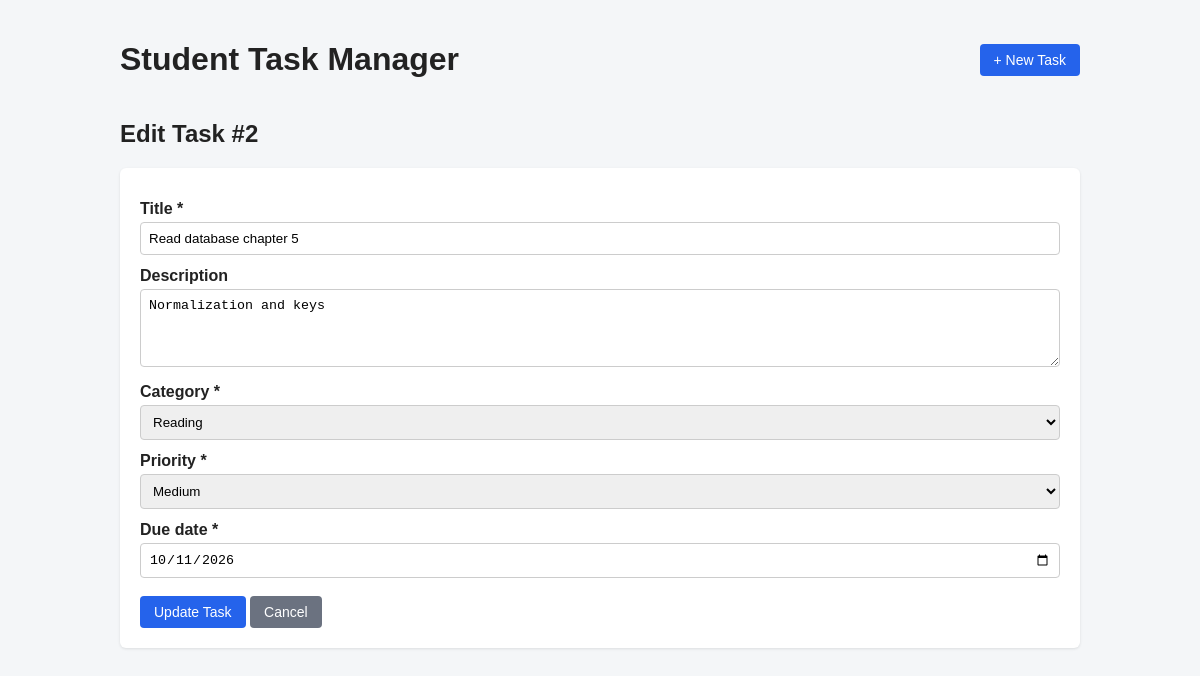
Page /edit.php?id=2 on the committed database.
### tables this page shows
CREATE TABLE tasks (
  id          INT NOT NULL AUTO_INCREMENT,           
  title       VARCHAR(150) NOT NULL,                 
  description TEXT NULL,                             
  category    VARCHAR(50)  NOT NULL,                 
  priority    VARCHAR(20)  NOT NULL,                 
  due_date    DATE NOT NULL,                         
  completed   TINYINT(1) NOT NULL DEFAULT 0,         
  created_at  TIMESTAMP NOT NULL DEFAULT CURRENT_TIMESTAMP,  
  PRIMARY KEY (id)
);

### functions.php (called while the page is built, shortened)
<?php
function e($value): string
{
    return htmlspecialchars((string) $value, ENT_QUOTES, 'UTF-8');
}
function find_task(PDO $pdo, int $id): ?array
{
    $stmt = $pdo->prepare('SELECT * FROM tasks WHERE id = :id');
    $stmt->execute([':id' => $id]);
    $task = $stmt->fetch();
    return $task ?: null;
}

### form.php (the view, shortened to what this page needs)
<form method="post" action="<?= e($formAction) ?>" class="card">
    <label for="title">Title *</label>
    <input type="text" id="title" name="title" maxlength="150"
           value="<?= e($task['title']) ?>">
    <label for="description">Description</label>
    <textarea id="description" name="description" rows="4"><?= e($task['description']) ?></textarea>
    <label for="category">Category *</label>
    <select id="category" name="category">
        <?php foreach (CATEGORIES as $cat): ?>
            <option value="<?= e($cat) ?>" <?= $task['category'] === $cat ? 'selected' : '' ?>>
                <?= e($cat) ?>
            </option>
        <?php endforeach; ?>
    </select>
    <label for="priority">Priority *</label>
    <select id="priority" name="priority">
        <?php foreach (PRIORITIES as $p): ?>
            <option value="<?= e($p) ?>" <?= $task['priority'] === $p ? 'selected' : '' ?>>
                <?= e($p) ?>
            </option>
        <?php endforeach; ?>
    </select>
    <label for="due_date">Due date *</label>
    <input type="date" id="due_date" name="due_date" value="<?= e($task['due_date']) ?>">
    <div class="actions">
        <button type="submit" class="btn"><?= e($submitLabel) ?></button>
        <a class="btn secondary" href="index.php">Cancel</a>
    </div>
</form>

### style.css (style rules this page uses)
body { font-family: Arial, Helvetica, sans-serif; background: #f4f6f8; color: #222; margin: 0; }
.btn { background: #2563eb; color: #fff; border: 0; padding: 8px 14px; border-radius: 4px; text-decoration: none; cursor: pointer; font-size: 14px; display: inline-block; }
.btn.secondary { background: #6b7280; }
.card { background: #fff; padding: 20px; border-radius: 6px; box-shadow: 0 1px 3px rgba(0,0,0,.1); }
.card label { display: block; margin-top: 12px; font-weight: bold; }
.card input[type=text], .card input[type=date], .card select, .card textarea { width: 100%; padding: 8px; margin-top: 4px; box-sizing: border-box; border: 1px solid #ccc; border-radius: 4px; }
.actions { margin-top: 18px; }

### rows in the picture
tasks: title "Read database chapter 5", description "Normalization and keys", due_date "10/11/2026"

### other values in the picture
$id "2"
$submitLabel "Update Task"
form field category "Reading"
form field priority "Medium"
